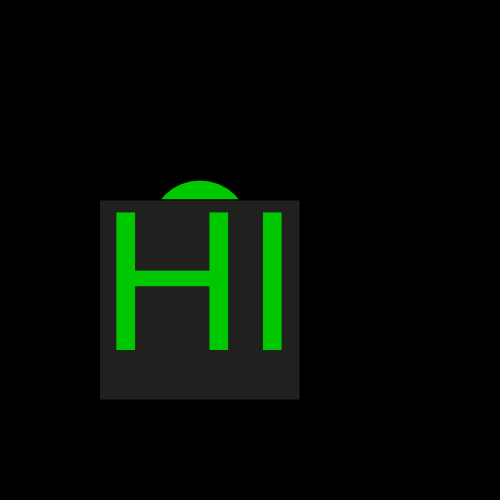
Frame 1 (no input)
Frame 60 (no input): identical to frame 1, image omitted
Frame 120 (the mouse pressed at the canvas centre since frame 60): identical to frame 1, image omitted

The p5.js sketch that drew this single still picture (run headless with seeded random() and noise() and a simulated clock; from frame 60 on, the mouse is pressed at the canvas centre):

// p5.js sketch
// ── sketch.js
let img;

function setup() {
  createCanvas(500, 500);
  background(0);

  // Show drawings inside of text using clip and erase functions
  // First, what's behind the text:
  let cnv4 = createGraphics(width, height);
  let ctx2 = cnv4.canvas.getContext("2d");
  cnv4.fill(0, 200, 0);
  cnv4.circle(200, 230, 100);
  cnv4.rect(100, 200, 200);
  ctx2.clip();
  image(cnv4, 0, 0);

  // And now for the text:
  let cnv3 = createGraphics(width, height);
  cnv3.fill("#20201f");  
  cnv3.rect(100, 200, 200); 
  cnv3.erase();
  cnv3.textSize(200);
  cnv3.text('HI', 100, 350);
  cnv3.noErase();
  image(cnv3, 0, 0);
}

function draw() {
  // Nothing needed here for the initial setup
}
